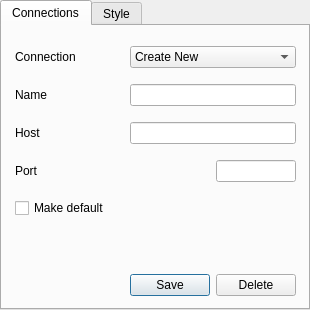
<ui version="4.0" >
 <class>option</class>
 <widget class="QDialog" name="option" >
  <property name="geometry" >
   <rect>
    <x>0</x>
    <y>0</y>
    <width>310</width>
    <height>310</height>
   </rect>
  </property>
  <property name="windowTitle" >
   <string>Option</string>
  </property>
  <property name="modal" >
   <bool>true</bool>
  </property>
  <widget class="QTabWidget" name="tabWidget" >
   <property name="geometry" >
    <rect>
     <x>0</x>
     <y>0</y>
     <width>310</width>
     <height>310</height>
    </rect>
   </property>
   <property name="sizePolicy" >
    <sizepolicy vsizetype="Fixed" hsizetype="Fixed" >
     <horstretch>0</horstretch>
     <verstretch>0</verstretch>
    </sizepolicy>
   </property>
   <property name="currentIndex" >
    <number>0</number>
   </property>
   <widget class="QWidget" name="tab_conn" >
    <attribute name="title" >
     <string>Connections</string>
    </attribute>
    <widget class="QWidget" name="gridLayout" >
     <property name="geometry" >
      <rect>
       <x>13</x>
       <y>10</y>
       <width>281</width>
       <height>271</height>
      </rect>
     </property>
     <layout class="QGridLayout" >
      <item row="1" column="0" >
       <widget class="QLabel" name="label_name_conn" >
        <property name="text" >
         <string>Name</string>
        </property>
       </widget>
      </item>
      <item row="1" column="2" colspan="2" >
       <widget class="QLineEdit" name="name_conn" />
      </item>
      <item row="2" column="0" >
       <widget class="QLabel" name="label_host_conn" >
        <property name="text" >
         <string>Host</string>
        </property>
       </widget>
      </item>
      <item row="2" column="2" colspan="2" >
       <widget class="QLineEdit" name="host_conn" />
      </item>
      <item row="3" column="0" >
       <widget class="QLabel" name="label_port_conn" >
        <property name="text" >
         <string>Port</string>
        </property>
       </widget>
      </item>
      <item row="3" column="3" >
       <widget class="QLineEdit" name="port_conn" >
        <property name="maxLength" >
         <number>8</number>
        </property>
       </widget>
      </item>
      <item row="3" column="1" colspan="2" >
       <spacer>
        <property name="orientation" >
         <enum>Qt::Horizontal</enum>
        </property>
        <property name="sizeHint" >
         <size>
          <width>640</width>
          <height>20</height>
         </size>
        </property>
       </spacer>
      </item>
      <item row="4" column="0" colspan="4" >
       <widget class="QCheckBox" name="default_conn" >
        <property name="text" >
         <string>Make default</string>
        </property>
       </widget>
      </item>
      <item row="5" column="0" colspan="4" >
       <spacer>
        <property name="orientation" >
         <enum>Qt::Vertical</enum>
        </property>
        <property name="sizeType" >
         <enum>QSizePolicy::Fixed</enum>
        </property>
        <property name="sizeHint" >
         <size>
          <width>20</width>
          <height>40</height>
         </size>
        </property>
       </spacer>
      </item>
      <item row="1" column="1" >
       <spacer>
        <property name="orientation" >
         <enum>Qt::Horizontal</enum>
        </property>
        <property name="sizeType" >
         <enum>QSizePolicy::Fixed</enum>
        </property>
        <property name="sizeHint" >
         <size>
          <width>60</width>
          <height>20</height>
         </size>
        </property>
       </spacer>
      </item>
      <item row="2" column="1" >
       <spacer>
        <property name="orientation" >
         <enum>Qt::Horizontal</enum>
        </property>
        <property name="sizeType" >
         <enum>QSizePolicy::Fixed</enum>
        </property>
        <property name="sizeHint" >
         <size>
          <width>60</width>
          <height>20</height>
         </size>
        </property>
       </spacer>
      </item>
      <item row="6" column="2" >
       <widget class="QPushButton" name="save_conn" >
        <property name="text" >
         <string>Save</string>
        </property>
       </widget>
      </item>
      <item row="0" column="2" colspan="2" >
       <widget class="QComboBox" name="list_conn" >
        <item>
         <property name="text" >
          <string>Create New</string>
         </property>
        </item>
       </widget>
      </item>
      <item row="6" column="3" >
       <widget class="QPushButton" name="delete_conn" >
        <property name="text" >
         <string>Delete</string>
        </property>
       </widget>
      </item>
      <item row="0" column="0" colspan="2" >
       <widget class="QLabel" name="label_conn" >
        <property name="text" >
         <string>Connection</string>
        </property>
       </widget>
      </item>
     </layout>
    </widget>
   </widget>
   <widget class="QWidget" name="tab_style" >
    <attribute name="title" >
     <string>Style</string>
    </attribute>
    <widget class="QGroupBox" name="groupBox" >
     <property name="geometry" >
      <rect>
       <x>9</x>
       <y>9</y>
       <width>291</width>
       <height>111</height>
      </rect>
     </property>
     <property name="title" >
      <string>Default color</string>
     </property>
     <widget class="QWidget" name="layoutWidget" >
      <property name="geometry" >
       <rect>
        <x>10</x>
        <y>9</y>
        <width>171</width>
        <height>101</height>
       </rect>
      </property>
      <layout class="QGridLayout" >
       <item row="0" column="0" >
        <widget class="QPushButton" name="bg_button_style" >
         <property name="text" >
          <string>Background</string>
         </property>
        </widget>
       </item>
       <item row="0" column="1" >
        <widget class="QLineEdit" name="bg_style" >
         <property name="sizePolicy" >
          <sizepolicy vsizetype="Fixed" hsizetype="Fixed" >
           <horstretch>0</horstretch>
           <verstretch>0</verstretch>
          </sizepolicy>
         </property>
         <property name="minimumSize" >
          <size>
           <width>80</width>
           <height>20</height>
          </size>
         </property>
         <property name="maximumSize" >
          <size>
           <width>80</width>
           <height>20</height>
          </size>
         </property>
         <property name="maxLength" >
          <number>7</number>
         </property>
        </widget>
       </item>
       <item row="1" column="0" >
        <widget class="QPushButton" name="fg_button_style" >
         <property name="text" >
          <string>Text</string>
         </property>
        </widget>
       </item>
       <item row="1" column="1" >
        <widget class="QLineEdit" name="fg_style" >
         <property name="sizePolicy" >
          <sizepolicy vsizetype="Fixed" hsizetype="Fixed" >
           <horstretch>0</horstretch>
           <verstretch>0</verstretch>
          </sizepolicy>
         </property>
         <property name="minimumSize" >
          <size>
           <width>80</width>
           <height>20</height>
          </size>
         </property>
         <property name="maximumSize" >
          <size>
           <width>80</width>
           <height>20</height>
          </size>
         </property>
         <property name="maxLength" >
          <number>7</number>
         </property>
        </widget>
       </item>
      </layout>
     </widget>
    </widget>
    <widget class="QPushButton" name="save_style" >
     <property name="geometry" >
      <rect>
       <x>210</x>
       <y>250</y>
       <width>91</width>
       <height>25</height>
      </rect>
     </property>
     <property name="text" >
      <string>Save</string>
     </property>
    </widget>
   </widget>
  </widget>
 </widget>
 <tabstops>
  <tabstop>list_conn</tabstop>
  <tabstop>name_conn</tabstop>
  <tabstop>host_conn</tabstop>
  <tabstop>port_conn</tabstop>
  <tabstop>default_conn</tabstop>
  <tabstop>save_conn</tabstop>
  <tabstop>delete_conn</tabstop>
  <tabstop>tabWidget</tabstop>
  <tabstop>bg_button_style</tabstop>
  <tabstop>bg_style</tabstop>
  <tabstop>fg_button_style</tabstop>
  <tabstop>fg_style</tabstop>
  <tabstop>save_style</tabstop>
 </tabstops>
 <resources/>
 <connections/>
</ui>
